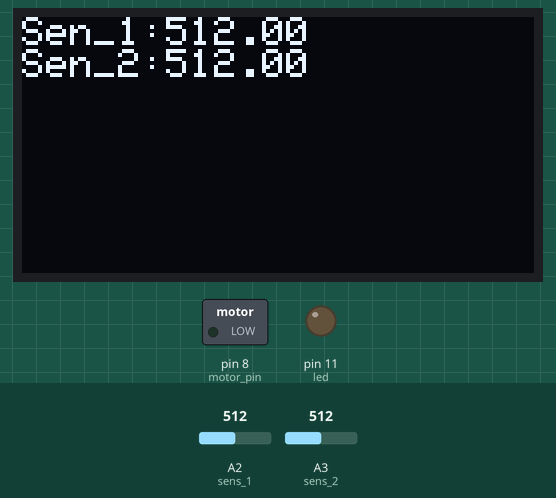
This sketch was run on a simulated Arduino Uno, built with avr-gcc and run on an emulated ATmega328P. On the bench: 128×64 one-colour display, switched loads named in the sketch (green lamp = pin HIGH), output pins drawn as LEDs (lit = HIGH). Dashed ring = blinking. The test bench sets the inputs (shaded band); at power-on: A2 (sens_1) = 512, A3 (sens_2) = 512. What the sketch prints to the serial monitor is not drawn.

Above: at 1.8 s.
1.9 s: A2 (sens_1) set to 458
At 2.5 s:
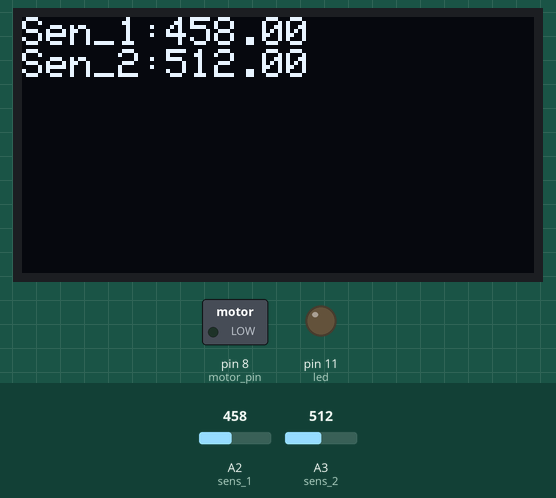
3.6 s: A2 (sens_1) set to 441
At 5.9 s:
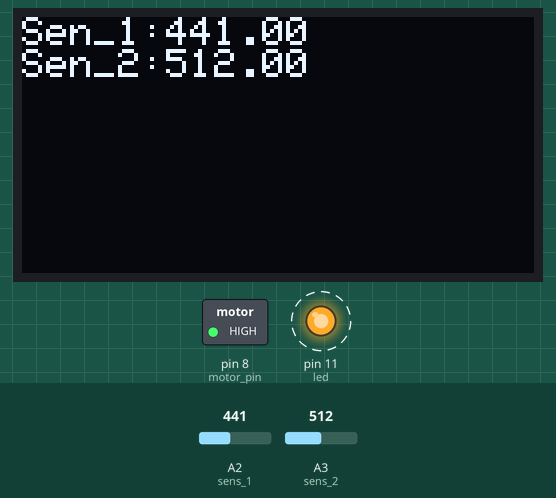
Timing chart, 0 to 9.7 s (numbered marks = the images above; inputs shaded):
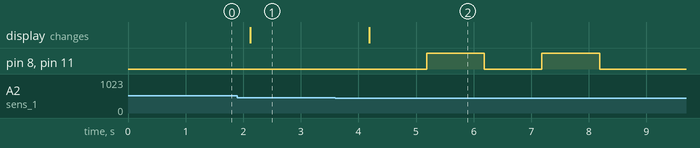

The sketch:

automaric_watering_system_v2.ino
```cpp
#include <SPI.h>
#include <Wire.h>
#include <Adafruit_GFX.h>
#include <Adafruit_SSD1306.h>

#define OLED_RESET 4
Adafruit_SSD1306 display(OLED_RESET);


int sens_1 = A2;
int sens_2 = A3;
int motor_pin = 8;
int led=11;

void setup(){

  Serial.begin(9600);
  display.begin(SSD1306_SWITCHCAPVCC, 0x3c);
  display.clearDisplay();

  pinMode(sens_1, INPUT);
  pinMode(sens_2, INPUT);
  pinMode(motor_pin, OUTPUT);
  pinMode(led,OUTPUT);
}

void loop(){
  float sen_1_read = analogRead(sens_1);
  float sen_2_read = analogRead(sens_2);

  Serial.print("");
  Serial.print("Sensor 1:");
  Serial.println(sen_1_read);
  Serial.print("Sensor 2:");
  Serial.print(sen_2_read);
  Serial.println("");

  display.setTextSize(1);
  display.setTextColor(WHITE);
  display.setCursor(0,0);
  display.print("Sen_1:");
  display.println(sen_1_read);
  display.print("Sen_2:");
  display.print(sen_2_read);
  display.display();
  display.clearDisplay();
  delay(1000);

  if (sen_1_read < 450){
    digitalWrite(led,HIGH);
    digitalWrite(motor_pin,HIGH);
    delay(1000);
    digitalWrite(led,LOW);
    digitalWrite(motor_pin,LOW);
    delay(1000);

  }


  if (sen_1_read < 450){
    digitalWrite(led,HIGH);
    digitalWrite(motor_pin,HIGH);
    delay(1000);
    digitalWrite(led,LOW);
    digitalWrite(motor_pin,LOW);
    delay(1000);

  delay(5000);
}

}
```

Measured:
- the behaviour switches between 450 and 449 on A2 (sens_1) (found by bisection; images 1 and 2)
- after the input at 1.9 s, the display: changes after 0.22 s (image 1)
- after the input at 3.6 s, pin 8 (motor_pin), pin 11 (led): alternates HIGH for 1.0 s and LOW for 1.0 s, 4 changes in all, then stays LOW, starting after 1.6 s; the display: changes after 0.59 s (image 2)
